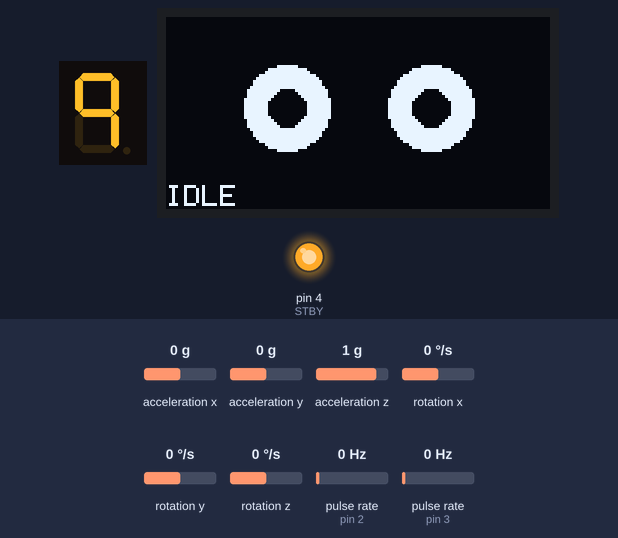
This sketch was run on a simulated Arduino Uno, built with avr-gcc and run on an emulated ATmega328P. Shown: 1-digit seven-segment display, 128×64 one-colour display, output pins drawn as LEDs (lit = HIGH). Wiring (inferred from the names in the program): 2 × pulse sensor: data pin 2 / data pin 3; MPU-6050 motion sensor at I2C address 0x68; 1-digit 7-segment display, segments lit when LOW: segments pin 5, pin 6, pin 7, pin 8, pin 9, pin 10, pin 11. The test bench sets the inputs (shaded band); at power-on: pulse rate (sensors on pin 3, pin 2) 0 Hz, acceleration z 1 g, acceleration x 0 g, acceleration y 0 g, rotation x 0 °/s, rotation y 0 °/s, rotation z 0 °/s. The segment pins are drawn as the display they are named for; pins used as bus, display or sensor lines are not drawn; what the sketch prints to the serial monitor is not drawn.

Above: at 1.2 s.
1.3 s: pulse rate (sensor on pin 3) set to 1 Hz
At 2.76 s:
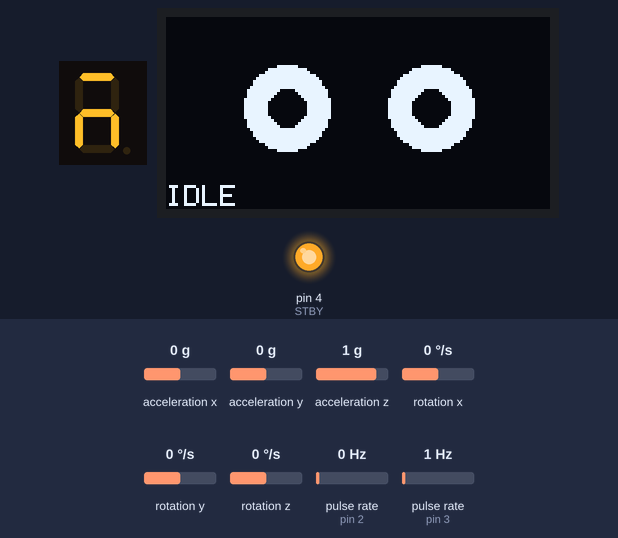
3.9 s: acceleration z set to 0.6 g
5.4 s: acceleration z set to 0.3 g
At 6.26 s:
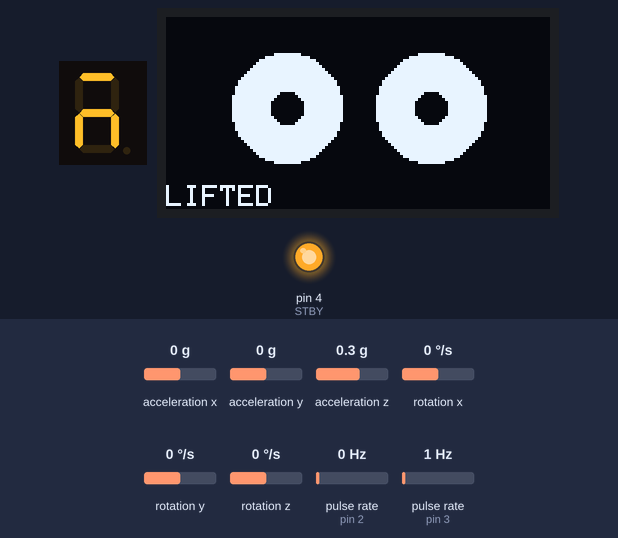
7.2 s: acceleration x set to -1.4 g
At 7.37 s:
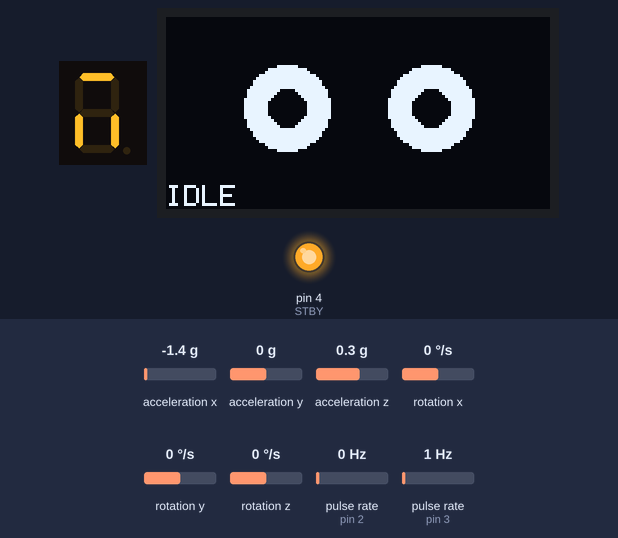
9.4 s: pulse rate (sensor on pin 2) set to 1 Hz
At 10.81 s:
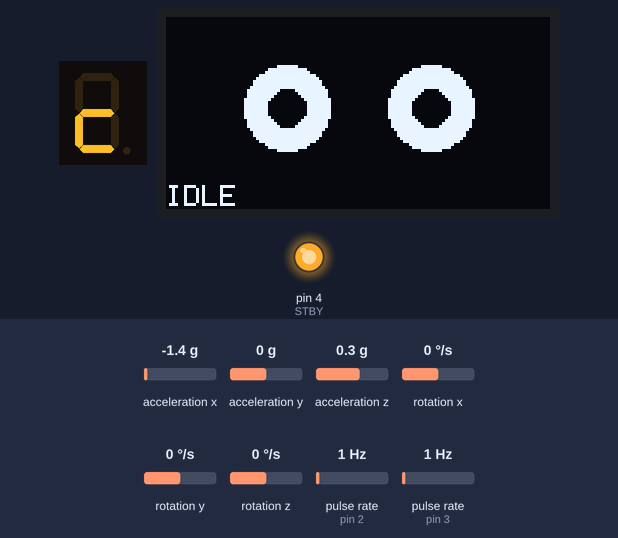
12.0 s: pulse rate (sensor on pin 2) set to 4 Hz
At 13.31 s:
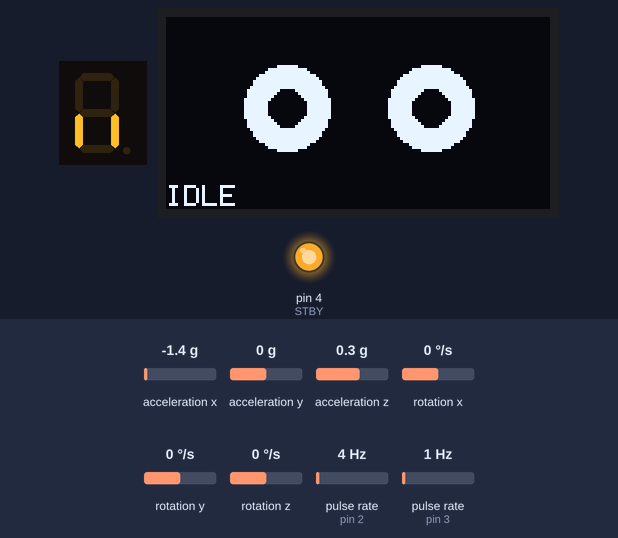

Measured:
- the behaviour switches between 0 and 1 Hz on pulse rate (sensor on pin 3) (found by bisection; images 0 and 1)
- the behaviour switches between 0.5 and 0.4 g on acceleration z (found by bisection; images 1 and 2)
- the behaviour switches between 0 and 1 Hz on pulse rate (sensor on pin 2) (found by bisection; images 3 and 4)
- after the input at 1.3 s, the display: first differs from a run without the input after 0.57 s (image 1)
- after the input at 5.4 s, the display: first changes after 0.09 s (image 2 shows a later state)
- after the input at 7.2 s, the display: changes after 0.09 s (image 3)
- after the input at 9.4 s, the display: first differs from a run without the input after 0.56 s (image 4 shows a later state)

The sketch:

phase9_state_machine.ino
```cpp
/*
 * Phase 9 — Full Behavior State Machine
 *
 * Integrates all subsystems:
 * - Dual motor PID control
 * - Dual encoder odometry
 * - MPU-6050 IMU (lifted detection, motion)
 * - HMC5883L magnetometer (heading)
 * - SSD1306 OLED (expressions)
 * - Vibration motor (feedback patterns)
 *
 * States: IDLE → MOVING → LIFTED → INTERACTING → ANGRY
 *
 * All code is non-blocking.
 *
 * Libraries required: Adafruit SSD1306, Adafruit GFX
 */

#include <Wire.h>
#include <Adafruit_GFX.h>
#include <Adafruit_SSD1306.h>

// ============================================================================
// PIN DEFINITIONS
// ============================================================================
const uint8_t ENC_LEFT  = 2;
const uint8_t ENC_RIGHT = 3;
const uint8_t STBY      = 4;
const uint8_t PWMA      = 5;
const uint8_t PWMB      = 6;
const uint8_t AIN1      = 8;
const uint8_t AIN2      = 7;
const uint8_t BIN1      = 9;
const uint8_t BIN2      = 10;
const uint8_t VIB_PIN   = 11;

// ============================================================================
// OLED
// ============================================================================
Adafruit_SSD1306 display(128, 64, &Wire, -1);

// ============================================================================
// I2C ADDRESSES
// ============================================================================
const uint8_t MPU_ADDR = 0x68;
const uint8_t HMC_ADDR = 0x1E;

// ============================================================================
// ROBOT STATES
// ============================================================================
enum RobotState { IDLE, MOVING, LIFTED, INTERACTING, ANGRY };
RobotState robotState    = IDLE;
RobotState lastRendered  = (RobotState)255;  // force first render

const char* stateNames[] = { "IDLE", "MOVING", "LIFTED", "INTERACTING", "ANGRY" };

unsigned long stateEnteredAt = 0;

void enterState(RobotState s) {
  if (robotState == s) return;
  robotState    = s;
  stateEnteredAt = millis();
  Serial.print(F(">> State: "));
  Serial.println(stateNames[s]);
}

// ============================================================================
// ENCODERS
// ============================================================================
volatile long encLeft  = 0;
volatile long encRight = 0;
void encLeftISR()  { encLeft++; }
void encRightISR() { encRight++; }

long lastEncLeft = 0, lastEncRight = 0;
float speedLeft = 0, speedRight = 0;

// ============================================================================
// PID
// ============================================================================
const float kP = 2.0, kI = 0.5, kD = 0.1;
float intL = 0, intR = 0, errL = 0, errR = 0;
float targetLeft = 0, targetRight = 0;
int pwmLeft = 0, pwmRight = 0;

unsigned long lastPIDTime = 0;
const unsigned long PID_INTERVAL = 100;

void setMotorLeft(int pwm) {
  pwm = constrain(pwm, -255, 255);
  digitalWrite(AIN1, pwm >= 0 ? HIGH : LOW);
  digitalWrite(AIN2, pwm >= 0 ? LOW  : HIGH);
  analogWrite(PWMA, abs(pwm));
  pwmLeft = pwm;
}

void setMotorRight(int pwm) {
  pwm = constrain(pwm, -255, 255);
  digitalWrite(BIN1, pwm >= 0 ? HIGH : LOW);
  digitalWrite(BIN2, pwm >= 0 ? LOW  : HIGH);
  analogWrite(PWMB, abs(pwm));
  pwmRight = pwm;
}

void updatePID(unsigned long now) {
  if (now - lastPIDTime < PID_INTERVAL) return;
  float dt = (now - lastPIDTime) / 1000.0;
  lastPIDTime = now;

  noInterrupts();
  long lc = encLeft; long rc = encRight;
  interrupts();

  speedLeft  = (lc - lastEncLeft)  / dt;
  speedRight = (rc - lastEncRight) / dt;
  lastEncLeft = lc; lastEncRight = rc;

  float eL = targetLeft  - speedLeft;
  float eR = targetRight - speedRight;
  intL += eL * dt; intR += eR * dt;
  float dL = (eL - errL) / dt;
  float dR = (eR - errR) / dt;
  errL = eL; errR = eR;

  setMotorLeft ((int)(kP * eL + kI * intL + kD * dL));
  setMotorRight((int)(kP * eR + kI * intR + kD * dR));
}

// ============================================================================
// IMU
// ============================================================================
float ax = 0, ay = 0, az = 0;
float gz = 0;
unsigned long lastIMUTime = 0;
const unsigned long IMU_INTERVAL = 50;

void readIMU(unsigned long now) {
  if (now - lastIMUTime < IMU_INTERVAL) return;
  lastIMUTime = now;

  Wire.beginTransmission(MPU_ADDR);
  Wire.write(0x3B);
  Wire.endTransmission(false);
  Wire.requestFrom(MPU_ADDR, (uint8_t)14);

  ax = (int16_t)(Wire.read() << 8 | Wire.read()) / 16384.0;
  ay = (int16_t)(Wire.read() << 8 | Wire.read()) / 16384.0;
  az = (int16_t)(Wire.read() << 8 | Wire.read()) / 16384.0;
  Wire.read(); Wire.read();
  Wire.read(); Wire.read();
  Wire.read(); Wire.read();
  gz = (int16_t)(Wire.read() << 8 | Wire.read()) / 131.0;
}

bool isLifted() {
  float total = sqrt(ax * ax + ay * ay + az * az);
  return total < 0.5;
}

bool isMoving() {
  return abs(speedLeft) > 5 || abs(speedRight) > 5;
}

// ============================================================================
// VIBRATION
// ============================================================================
struct VibStep { uint8_t pwm; uint16_t duration; };

const VibStep VIB_IDLE[]  = {{80, 300}, {0, 1200}};
const VibStep VIB_MOVE[]  = {{120, 100}, {0, 400}};
const VibStep VIB_LIFT[]  = {{255, 80}, {0, 60}, {255, 80}, {0, 60}, {255, 200}, {0, 500}};
const VibStep VIB_ANGRY[] = {{255, 50}, {0, 30}, {255, 50}, {0, 30}, {255, 50}, {0, 600}};

const VibStep* vibPattern  = nullptr;
uint8_t        vibLen      = 0;
uint8_t        vibStep     = 0;
bool           vibLoop     = false;
unsigned long  vibTimer    = 0;

void playVib(const VibStep* p, uint8_t len, bool loop = false) {
  vibPattern = p; vibLen = len; vibStep = 0; vibLoop = loop;
  vibTimer = millis();
  analogWrite(VIB_PIN, p[0].pwm);
}

void updateVibration(unsigned long now) {
  if (!vibPattern) return;
  if (now - vibTimer < vibPattern[vibStep].duration) return;
  vibStep++;
  if (vibStep >= vibLen) {
    if (vibLoop) vibStep = 0;
    else { analogWrite(VIB_PIN, 0); vibPattern = nullptr; return; }
  }
  analogWrite(VIB_PIN, vibPattern[vibStep].pwm);
  vibTimer = now;
}

// ============================================================================
// OLED EXPRESSIONS
// ============================================================================
void drawIdle() {
  display.fillCircle(40, 30, 14, WHITE);
  display.fillCircle(88, 30, 14, WHITE);
  display.fillCircle(40, 30,  6, BLACK);
  display.fillCircle(88, 30,  6, BLACK);
}

void drawMoving() {
  display.fillCircle(40, 30, 14, WHITE);
  display.fillCircle(88, 30, 14, WHITE);
  display.fillCircle(43, 28,  6, BLACK);
  display.fillCircle(91, 28,  6, BLACK);
}

void drawLifted() {
  display.fillCircle(40, 30, 18, WHITE);
  display.fillCircle(88, 30, 18, WHITE);
  display.fillCircle(40, 30,  5, BLACK);
  display.fillCircle(88, 30,  5, BLACK);
}

void drawInteracting() {
  display.fillCircle(40, 34, 14, WHITE);
  display.fillRect(26, 18, 28, 16, BLACK);
  display.fillCircle(88, 34, 14, WHITE);
  display.fillRect(74, 18, 28, 16, BLACK);
}

void drawAngry() {
  display.fillCircle(40, 32, 14, WHITE);
  display.fillCircle(88, 32, 14, WHITE);
  display.fillCircle(40, 34,  6, BLACK);
  display.fillCircle(88, 34,  6, BLACK);
  display.drawLine(26, 15, 54, 22, WHITE);
  display.drawLine(27, 16, 55, 23, WHITE);
  display.drawLine(74, 22, 102, 15, WHITE);
  display.drawLine(75, 23, 103, 16, WHITE);
}

void renderOLED(RobotState state) {
  if (state == lastRendered) return;
  lastRendered = state;

  display.clearDisplay();
  switch (state) {
    case IDLE:        drawIdle();        break;
    case MOVING:      drawMoving();      break;
    case LIFTED:      drawLifted();      break;
    case INTERACTING: drawInteracting(); break;
    case ANGRY:       drawAngry();       break;
  }
  display.setTextSize(1);
  display.setTextColor(WHITE);
  display.setCursor(0, 56);
  display.print(stateNames[state]);
  display.display();
}

// ============================================================================
// STATE MACHINE
// ============================================================================
unsigned long lastStateUpdate = 0;
const unsigned long STATE_INTERVAL = 100;

void updateStateMachine(unsigned long now) {
  if (now - lastStateUpdate < STATE_INTERVAL) return;
  lastStateUpdate = now;

  switch (robotState) {
    case IDLE:
      targetLeft = targetRight = 0;
      if (isLifted()) {
        enterState(LIFTED);
        playVib(VIB_LIFT, sizeof(VIB_LIFT) / sizeof(VibStep));
      }
      break;

    case MOVING:
      targetLeft = targetRight = 40;
      if (isLifted()) {
        enterState(LIFTED);
        playVib(VIB_LIFT, sizeof(VIB_LIFT) / sizeof(VibStep));
      } else if (!isMoving() && now - stateEnteredAt > 1000) {
        enterState(IDLE);
      }
      break;

    case LIFTED:
      targetLeft = targetRight = 0;
      if (!isLifted()) {
        enterState(IDLE);
        playVib(VIB_IDLE, sizeof(VIB_IDLE) / sizeof(VibStep), true);
      }
      // Angry if lifted too long
      if (now - stateEnteredAt > 5000) {
        enterState(ANGRY);
        playVib(VIB_ANGRY, sizeof(VIB_ANGRY) / sizeof(VibStep));
      }
      break;

    case INTERACTING:
      targetLeft = targetRight = 0;
      if (now - stateEnteredAt > 3000) enterState(IDLE);
      break;

    case ANGRY:
      targetLeft = targetRight = 0;
      if (now - stateEnteredAt > 3000) enterState(IDLE);
      break;
  }

  renderOLED(robotState);
}

// ============================================================================
// REPORT
// ============================================================================
unsigned long lastReportTime = 0;

void printReport(unsigned long now) {
  if (now - lastReportTime < 500) return;
  lastReportTime = now;

  Serial.print(F("State: ")); Serial.print(stateNames[robotState]);
  Serial.print(F(" | L: ")); Serial.print(speedLeft, 0);
  Serial.print(F(" R: ")); Serial.print(speedRight, 0);
  Serial.print(F(" p/s | ax: ")); Serial.print(ax, 2);
  Serial.print(F(" ay: ")); Serial.print(ay, 2);
  Serial.print(F(" az: ")); Serial.println(az, 2);
}

// ============================================================================
// SETUP
// ============================================================================
void setup() {
  Serial.begin(115200);
  while (!Serial) { ; }

  Serial.println(F("\n====================================="));
  Serial.println(F("Phase 9 — Full Behavior State Machine"));
  Serial.println(F("=====================================\n"));

  // Encoders
  pinMode(ENC_LEFT,  INPUT_PULLUP);
  pinMode(ENC_RIGHT, INPUT_PULLUP);
  attachInterrupt(digitalPinToInterrupt(ENC_LEFT),  encLeftISR,  CHANGE);
  attachInterrupt(digitalPinToInterrupt(ENC_RIGHT), encRightISR, CHANGE);

  // Motors
  pinMode(STBY, OUTPUT); digitalWrite(STBY, HIGH);
  pinMode(PWMA, OUTPUT); pinMode(PWMB, OUTPUT);
  pinMode(AIN1, OUTPUT); pinMode(AIN2, OUTPUT);
  pinMode(BIN1, OUTPUT); pinMode(BIN2, OUTPUT);

  // Vibration
  pinMode(VIB_PIN, OUTPUT);
  analogWrite(VIB_PIN, 0);

  // I2C
  Wire.begin();

  // MPU-6050
  Wire.beginTransmission(MPU_ADDR);
  Wire.write(0x6B); Wire.write(0x00);
  Wire.endTransmission();

  // OLED
  if (!display.begin(SSD1306_SWITCHCAPVCC, 0x3C)) {
    Serial.println(F("OLED not found — continuing without display"));
  }
  display.clearDisplay();
  display.display();

  lastPIDTime     = millis();
  lastIMUTime     = millis();
  lastStateUpdate = millis();
  lastReportTime  = millis();
  stateEnteredAt  = millis();

  playVib(VIB_IDLE, sizeof(VIB_IDLE) / sizeof(VibStep), true);
  Serial.println(F("Running. Pick up robot to trigger LIFTED state."));
}

// ============================================================================
// LOOP
// ============================================================================
void loop() {
  unsigned long now = millis();
  readIMU(now);
  updatePID(now);
  updateVibration(now);
  updateStateMachine(now);
  printReport(now);
}
```
